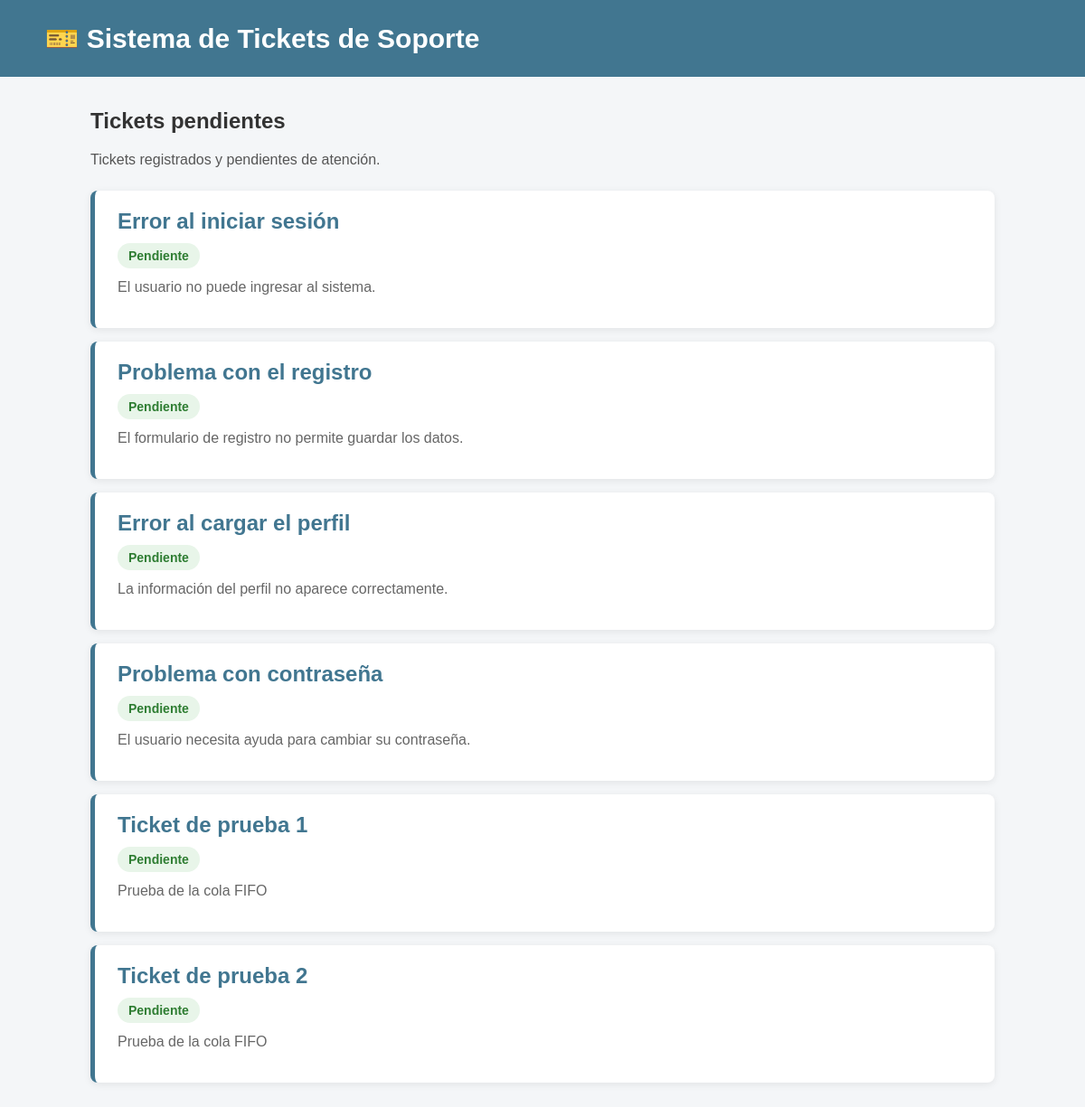
/tickets/, run on an earlier commit of the app's database.
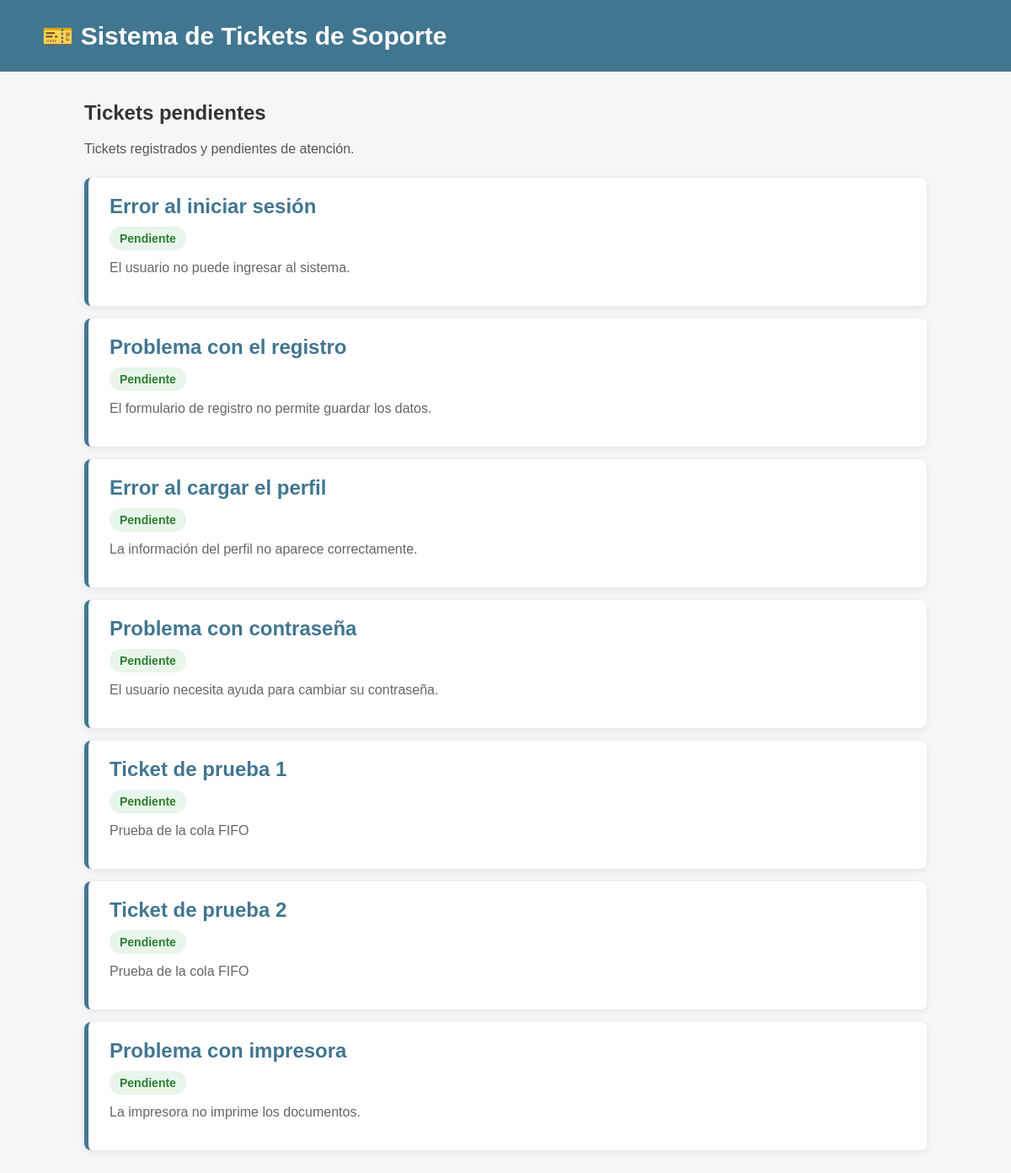
And on a later commit of the database.
### tickets/models.py (models this page shows, shortened)
class Ticket(models.Model):
    titulo = models.CharField(max_length=200)
    descripcion = models.TextField()
    estado = models.CharField(max_length=50, default="Pendiente")
    usuario = models.ForeignKey(Usuario, on_delete=models.CASCADE)
    categoria = models.CharField(max_length=100, default="General")

### tickets/views.py (the view)
# urls.py: path('', views.lista_tickets, name='lista_tickets'),
def lista_tickets(request):
    tickets_pendientes = Ticket.objects.filter(
        estado="Pendiente"
    ).order_by("id")
    cola = ColaCircular()
    for ticket in tickets_pendientes:
        cola.enqueue(ticket)
    tickets = []
    while not cola.esta_vacia():
        ticket = cola.dequeue()
        tickets.append(ticket)
    return render(
        request,
        "tickets/lista_tickets.html",
        {"tickets": tickets}
    )

### tickets/cola_circular.py (called while the page is built)
    def esta_vacia(self):
        return self.tamano == 0

    def esta_llena(self):
        return self.tamano == self.capacidad

    def enqueue(self, ticket):
        if self.esta_llena():
            self.redimensionar()
        self.elementos[self.final] = ticket
        self.final = (self.final + 1) % self.capacidad
        self.tamano += 1

    def dequeue(self):
        if self.esta_vacia():
            return None
        ticket = self.elementos[self.frente]
        self.elementos[self.frente] = None
        self.frente = (self.frente + 1) % self.capacidad
        self.tamano -= 1
        return ticket

    def redimensionar(self):
        nueva_capacidad = self.capacidad * 2
        nuevos_elementos = [None] * nueva_capacidad
        for i in range(self.tamano):
            nuevos_elementos[i] = self.elementos[
                (self.frente + i) % self.capacidad
            ]
        self.elementos = nuevos_elementos
        self.capacidad = nueva_capacidad
        self.frente = 0
        self.final = self.tamano

### tickets/templates/tickets/lista_tickets.html (shortened to what this page needs)
<!DOCTYPE html>
<html lang="es">
<head>
</head>
<body>
    <div class="encabezado">
        <h1>🎫 Sistema de Tickets de Soporte</h1>
    </div>
    <div class="contenedor">
        <h2>Tickets pendientes</h2>
        <p class="subtitulo">
            Tickets registrados y pendientes de atención.
        </p>
        {% for ticket in tickets %}
            <div class="ticket">
                <h2>
                    <a href="{% url 'detalle_ticket' ticket.id %}">
                        {{ ticket.titulo }}
                    </a>
                </h2>
                <span class="estado">
                    {{ ticket.estado }}
                </span>
                <p class="descripcion">
                    {{ ticket.descripcion }}
                </p>
            </div>
        {% empty %}
            <div class="sin-tickets">
                <h3>No hay tickets pendientes</h3>
                <p>Actualmente no existen tickets esperando atención.</p>
            </div>
        {% endfor %}
    </div>
</body>
</html>

### tickets/templates/tickets/lista_tickets.html (style rules this page uses)
body { margin: 0; font-family: Arial, sans-serif; background-color: #f4f6f8; color: #333; }
.encabezado { background-color: #417690; color: white; padding: 25px 50px; }
.encabezado h1 { margin: 0; font-size: 30px; }
.contenedor { width: 90%; max-width: 1000px; margin: 35px auto; }
.subtitulo { color: #555; margin-bottom: 25px; }
.ticket { background-color: white; border-radius: 8px; padding: 20px 25px; margin-bottom: 15px; box-shadow: 0 2px 8px rgba(0,0,0,0.08); border-left: 5px solid #417690; }
.ticket h2 { margin-top: 0; margin-bottom: 10px; }
.ticket h2 a { color: #417690; text-decoration: none; }
.estado { display: inline-block; background-color: #e8f5e9; color: #2e7d32; padding: 6px 12px; border-radius: 15px; font-size: 14px; font-weight: bold; }
.descripcion { color: #666; margin-top: 12px; }

What changed in the data, as far as the page shows it:
added Ticket: titulo "Problema con impresora", estado "Pendiente", descripcion "La impresora no imprime los documentos."
